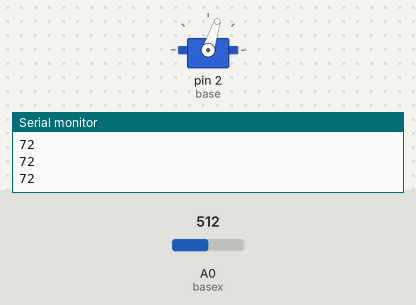
Simulated run of this sketch. Board: Arduino Uno, built with avr-gcc and run on an emulated ATmega328P. On the bench: servo, the last lines printed to the serial monitor. Inputs (shaded band) come from the test bench; at power-on: A0 (basex) = 512.

Above: at 1.2 s.
1.3 s: A0 (basex) set to 716
At 2.3 s:
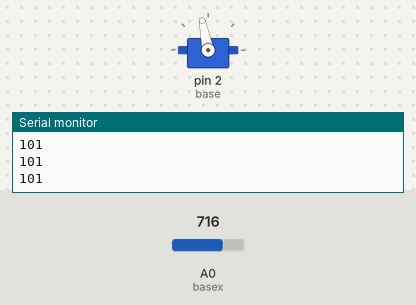
2.8 s: A0 (basex) set to 900
At 3.8 s:
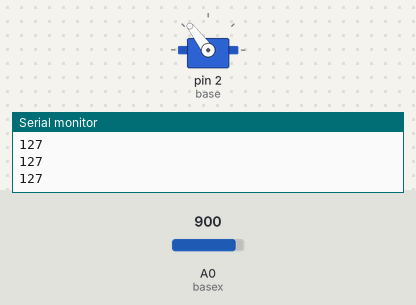
4.3 s: A0 (basex) set to 1023
At 4.7 s:
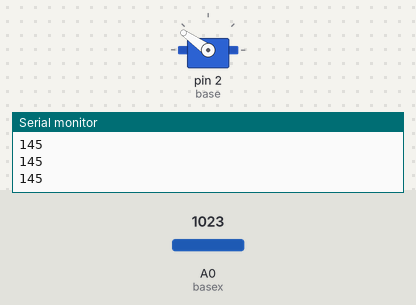
5.8 s: A0 (basex) set to 306
At 6.8 s:
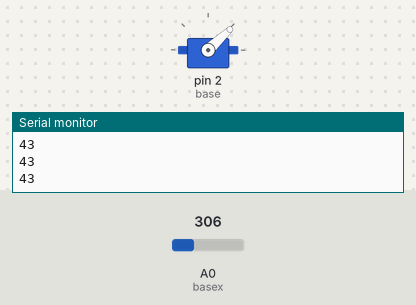
7.3 s: A0 (basex) set to 122
At 8.2 s:
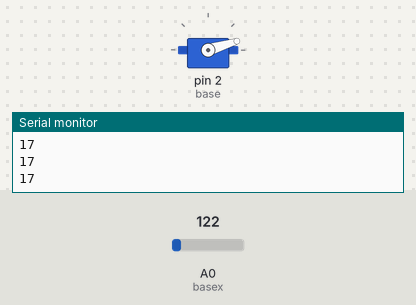
8.8 s: A0 (basex) set to 511
At 9.5 s:
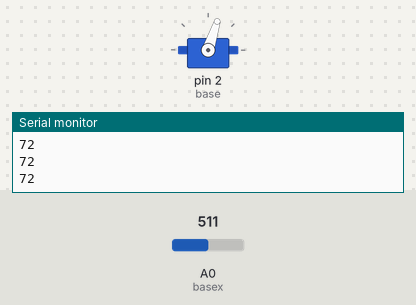
Timing chart, 0 to 11.3 s (numbered marks = the images above; inputs shaded):
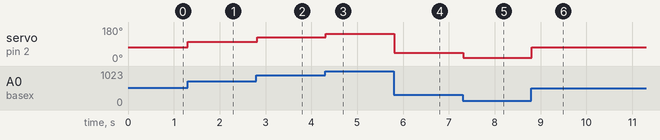

The sketch:

SETVO_TEST.ino
```cpp
#include <Servo.h>

//SERVO DECLARATION
Servo base; //base servo

//ANALOG INPUTS PINS DECLARATION
int basex=A0;

//STORES THE ANALOG INPUT VALUE
int valbase;

void setup() {

  //ATTACH THE SERVOS(DIGITAL)
  base.attach(2);

  Serial.begin(9600);
}

void loop() {

  //...............base...............
  valbase = analogRead(basex); //READ THE ANALOG INPUT AND STORES
  valbase = map(valbase, 0, 1023, 0, 145);
  base.write(valbase);  //
  Serial.println(valbase);
  delay(15);

}
```

Measured:
- after the input at 1.3 s, servo on pin 2 (base): 72° → 101° at once
- after the input at 2.8 s, servo on pin 2 (base): 101° → 127° at once
- after the input at 4.3 s, servo on pin 2 (base): 127° → 145° at once
- after the input at 5.8 s, servo on pin 2 (base): 145° → 43° at once
- after the input at 7.3 s, servo on pin 2 (base): 43° → 17° at once
- after the input at 8.8 s, servo on pin 2 (base): 17° → 72° at once
